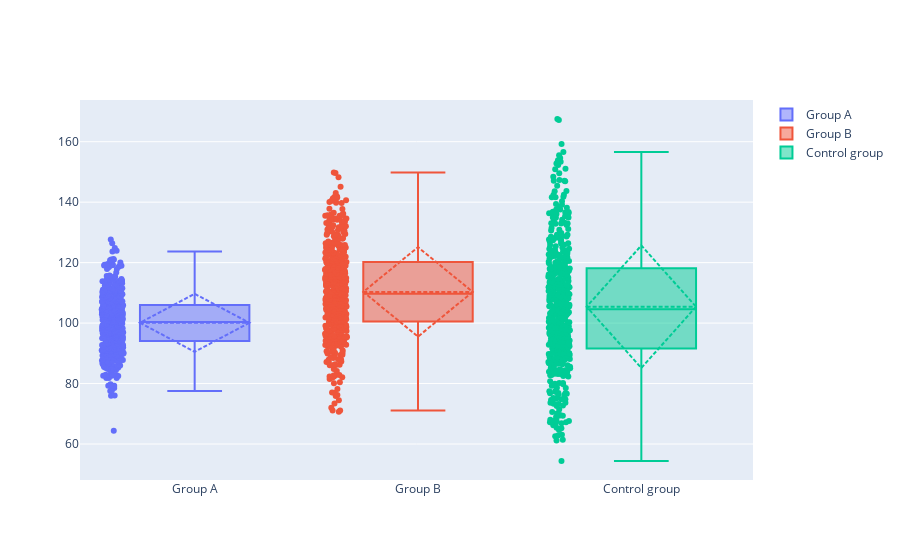

Notebook code cell kept with this figure:
### Markdown cell above
## Mean and standard deviation

### Code cell
trace = []
vals = [group_a, group_b, control_group]
groups = ["Group A", "Group B", "Control group"]

for i in range(0, len(groups)):
        trace.append(go.Box(y = vals[i],
                           name = groups[i],
                           boxpoints = "all",
                           jitter = 0.2,
                           pointpos = -1.5,
                           boxmean = "sd"))
        
data = trace

# iplot({"data":data}) # Old way!!
pio.show({"data":data})

### Figure 1 — Plotly figure (JSON) as saved in the notebook; plotly's stock layout.template omitted (floating-point values rounded to 4 significant figures; data arrays with more than 128 entries replaced by an {"elided": "..."} marker saying what was removed)
{"data": [{"boxmean": "sd", "boxpoints": "all", "jitter": 0.2, "name": "Group A", "pointpos": -1.5, "type": "box", "y": {"elided": "500 float values"}}, {"boxmean": "sd", "boxpoints": "all", "jitter": 0.2, "name": "Group B", "pointpos": -1.5, "type": "box", "y": {"elided": "500 float values"}}, {"boxmean": "sd", "boxpoints": "all", "jitter": 0.2, "name": "Control group", "pointpos": -1.5, "type": "box", "y": {"elided": "500 float values"}}], "layout": {"autosize": true, "xaxis": {"autorange": true, "range": [-0.507, 2.5], "type": "category"}, "yaxis": {"autorange": true, "range": [48.1, 173.8], "type": "linear"}}}
